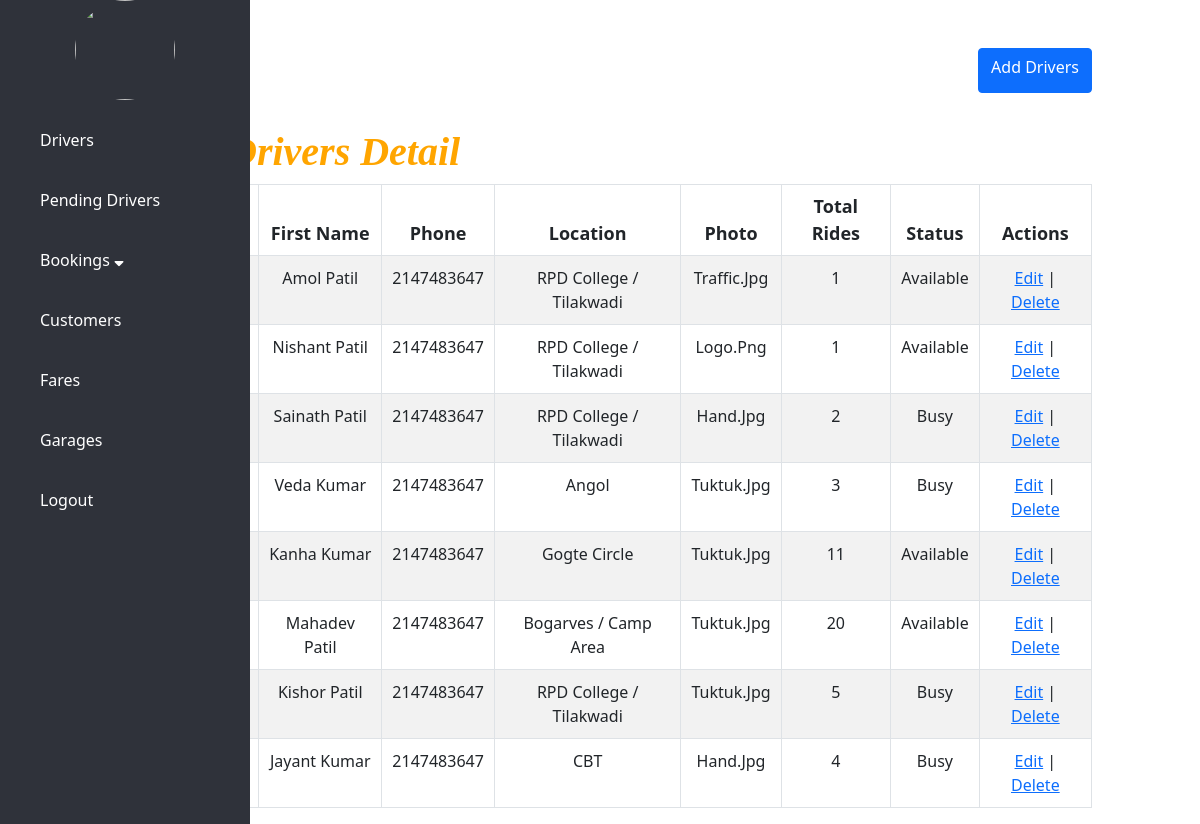
Screenshot of /admin/viewdriver.php with the database file from the repository.
### tables this page shows
CREATE TABLE `kkdriver` (
  `did` int(11) NOT NULL,
  `fname` varchar(20) NOT NULL,
  `lname` varchar(20) NOT NULL,
  `email` varchar(20) NOT NULL,
  `lno` varchar(20) NOT NULL,
  `phone` int(11) NOT NULL,
  `latitude` double DEFAULT NULL,
  `longitude` double DEFAULT NULL,
  `location_name` varchar(255) DEFAULT NULL,
  `photo` varchar(255) NOT NULL,
  `username` varchar(15) NOT NULL,
  `password` varchar(16) NOT NULL,
  `status` int(1) NOT NULL,
  `is_assigned` tinyint(4) DEFAULT 0,
  `last_assigned` datetime DEFAULT NULL,
  `total_rides` int(11) DEFAULT 0
);

### admin/viewdriver.php (the view, shortened to what this page needs)
<?php
include 'admin-header.php';
$result = mysqli_query($mysqli, "SELECT * FROM kkdriver ORDER BY did DESC");
?>
<div class="main pt-5" style="margin-left: 10%;">
    <div class="tablebox">
        <div class="d-flex justify-content-between">
            <h1>Drivers Detail</h1>
            <a class="btn btn-primary" href="add-driver.php" style="height:45px;">Add Drivers</a>
        </div>
        <table class="table table-striped table-bordered">
            <thead>
                <tr>
                    <th>#</th>
                    <th>First Name</th>
                    <th>Phone</th>
                    <th>Location</th>
                    <th>Photo</th>
                    <th>Total Rides</th>
                    <th>Status</th>
                    <th>Actions</th>
                </tr>
            </thead>
            <tbody>
                <?php
                $slno = 1;
                while ($res = mysqli_fetch_array($result)) {
                    echo "<tr>";
                    echo "<td>" . $slno++ . "</td>";
                    echo "<td>" . htmlspecialchars($res['fname']) . " " . htmlspecialchars($res['lname']) . "</td>";
                    echo "<td>" . htmlspecialchars($res['phone']) . "</td>";
                    echo "<td>" . htmlspecialchars($res['location_name']) . "</td>";
                    echo "<td>" . htmlspecialchars($res['photo']) . "</td>";
                    echo "<td>" . $res['total_rides'] . "</td>";
                    $status = ($res['is_assigned'] == 0) ? "Available" : "Busy";
                    echo "<td>" . $status . "</td>";
                    echo "<td><a href=\"driveredit.php?did={$res['did']}\">Edit</a> | <a href=\"driverdelete.php?did={$res['did']}\" onClick=\"return confirm('Are you sure you want to delete?')\">Delete</a></td>";
                    echo "</tr>";
                }
                ?>
            </tbody>
        </table>
    </div>
</div>

### assets/css/dashboard.css (style rules this page uses)
body { margin: 0; padding: 0; font-family: "Roboto",sans-serif; }

### assets/css/comman-table.css (style rules this page uses)
.tablebox h1 { color: orange; margin-top: 80px; font-weight: bold; font-style: italic; font-family: serif; }
.tablebox { width: 80%; margin: auto; text-transform: capitalize; }
.tablebox .table tr td, th { padding: 10px; text-align: center; }
table th { font-size: 18px;text-align: center; }

### rows the page displays
kkdriver: fname "Amol", lname "Patil", phone "2147483647", location_name "RPD College / Tilakwadi", photo "Traffic.jpg", total_rides "1", is_assigned "Available"
kkdriver: fname "Nishant", lname "Patil", phone "2147483647", location_name "RPD College / Tilakwadi", photo "Logo.png", total_rides "1", is_assigned "Available"
kkdriver: fname "Sainath", lname "Patil", phone "2147483647", location_name "RPD College / Tilakwadi", photo "Hand.jpg", total_rides "2", is_assigned "Busy"
kkdriver: fname "Veda", lname "Kumar", phone "2147483647", location_name "Angol", photo "Tuktuk.jpg", total_rides "3", is_assigned "Busy"
kkdriver: fname "Kanha", lname "Kumar", phone "2147483647", location_name "Gogte Circle", photo "Tuktuk.jpg", total_rides "11", is_assigned "Available"
kkdriver: fname "Mahadev", lname "Patil", phone "2147483647", location_name "Bogarves / Camp Area", photo "Tuktuk.jpg", total_rides "20", is_assigned "Available"
kkdriver: fname "Kishor", lname "Patil", phone "2147483647", location_name "RPD College / Tilakwadi", photo "Tuktuk.jpg", total_rides "5", is_assigned "Busy"
kkdriver: fname "Jayant", lname "Kumar", phone "2147483647", location_name "CBT", photo "Hand.jpg", total_rides "4", is_assigned "Busy"
